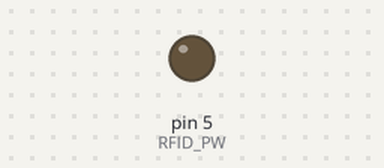
This sketch was run on a simulated Arduino Nano, built with avr-gcc and run on an emulated ATmega328P. Parts: output pins drawn as LEDs (lit = HIGH).

Above: at 2.5 s.
At 7.5 s:
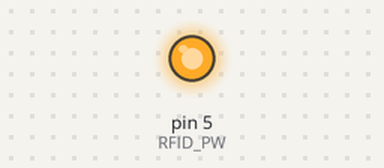
Timing chart, 0 to 13.0 s (numbered marks = the images above):
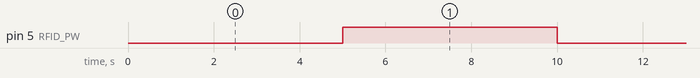

Measured:
- by itself, pin 5 (RFID_PW): alternates HIGH for 5.0 s and LOW for 5.0 s

The sketch:

test_unplug_rfid.ino
```cpp
#include <SoftwareSerial.h>
#define RFID_TX 2
#define RFID_PW 5
#define RELE2 A2

SoftwareSerial debugSerial(A3, RELE2);
SoftwareSerial rfidSerial(RFID_TX, A6);

void setup() {
  // put your setup code here, to run once:
  debugSerial.begin(115200);
  rfidSerial.begin(9600);
  pinMode(RFID_PW,OUTPUT);
}

void loop() {
  debugSerial.println("rfid on");
  // put your main code here, to run repeatedly:
  digitalWrite(RFID_PW,LOW);
  unsigned long t1=millis();
  while(millis()-t1<5000){
    if(rfidSerial.available()>0){
      debugSerial.write(rfidSerial.read());
    }
  }
  debugSerial.println("rfid off");
  digitalWrite(RFID_PW,HIGH);
  delay(5000);
}
```
